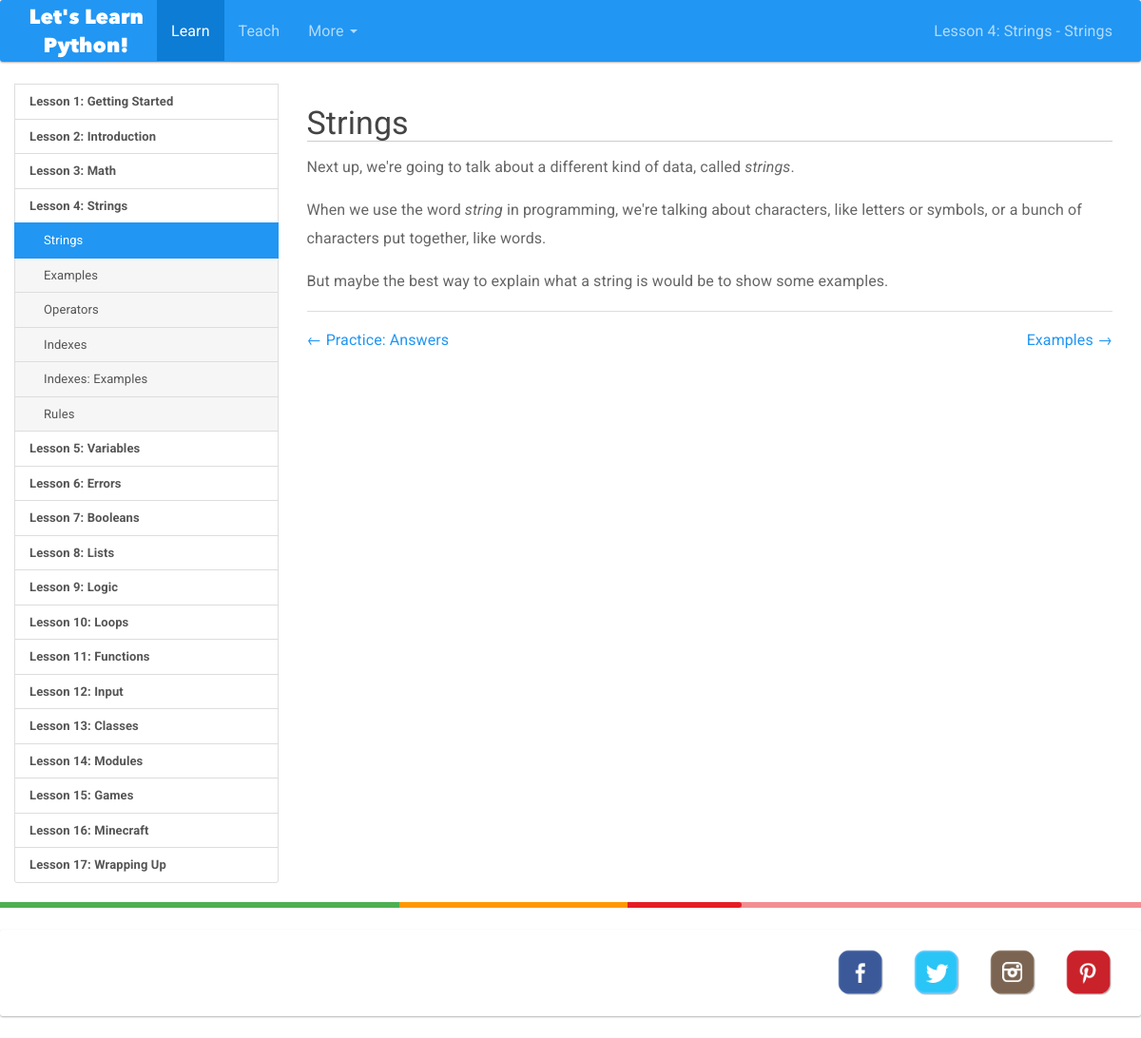
The app's page /learn/lesson/4/step/1/, older data.
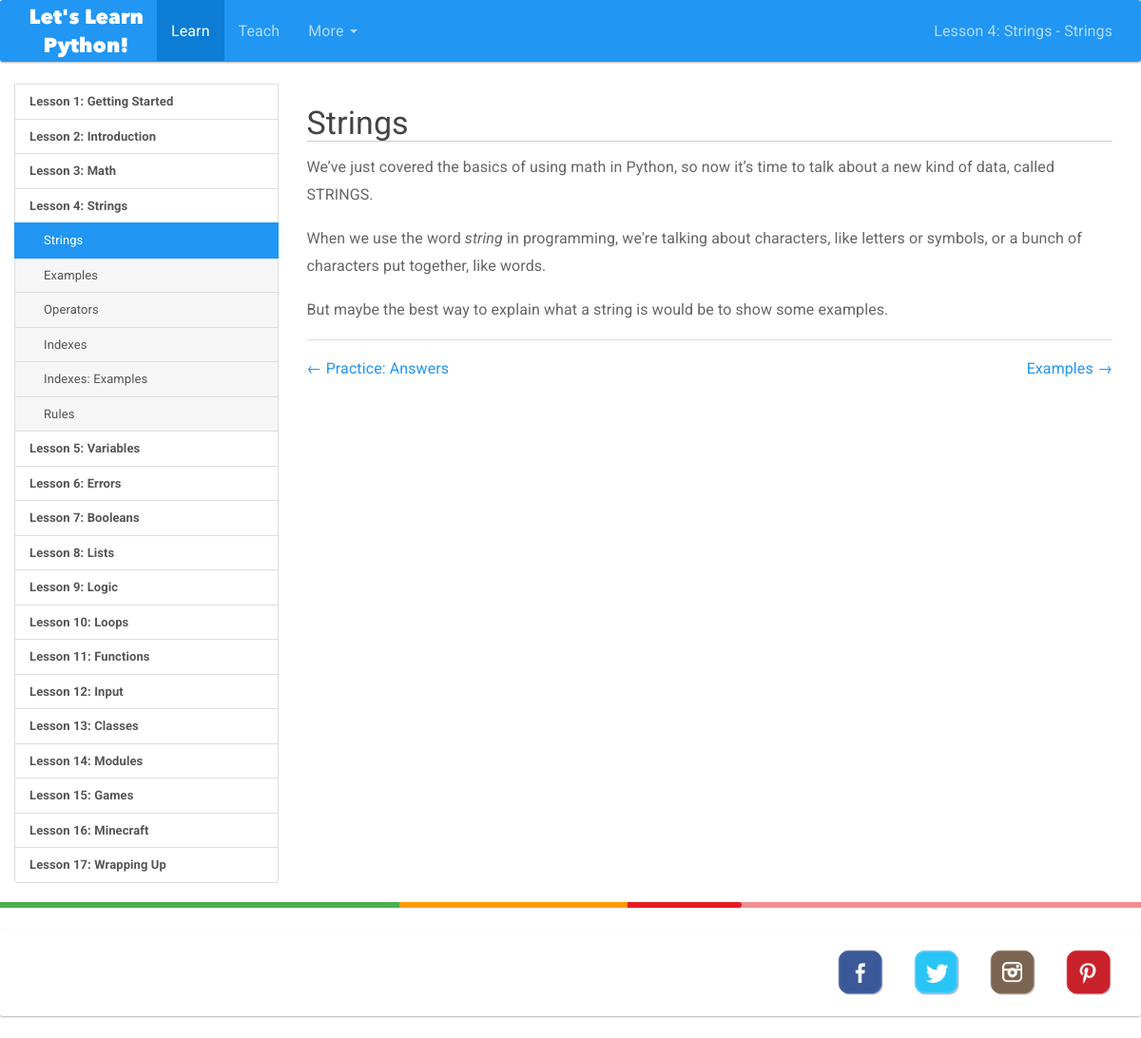
The same page, newer data.
### lessons/models.py (models this page shows, shortened)
class Step(models.Model):
    lesson = models.ForeignKey(Lesson)
    step_number = models.IntegerField()
    step_name = models.CharField(max_length=200)
    header_title = models.CharField(max_length=50, blank=True, null=True)
    image = models.CharField(max_length=200, blank=True, null=True)
    audiocast = models.CharField(max_length=200, blank=True, null=True)
    screencast = models.CharField(max_length=200, blank=True, null=True)
    description = models.TextField()

### lessons/views.py (the view)
# urls.py: url(r'^lesson/(?P<lesson_number>[0-9]+)/step/(?P<step_number>[0-9]+)/$', views.lesson_step, name='lesson_step_detail'),
def lesson_step(request, lesson_number, step_number):
    all_lessons = Lesson.objects.order_by('number')
    lesson = Lesson.objects.get(number=lesson_number)
    step = Step.objects.get(lesson=lesson.id, step_number=step_number)
    all_steps = Step.objects.filter(lesson=lesson.id).order_by('step_number')
    prev_lesson = None
    try:
        prev_lesson = Lesson.objects.get(number=int(lesson_number)-1)
    except:
        pass
    next_lesson = None
    try:
        next_lesson = Lesson.objects.get(number=int(lesson_number)+1)
    except:
        pass
    prev_step = None
    try:
        prev_step = Step.objects.get(lesson=lesson.id, step_number=int(step_number)-1)
    except:
        if prev_lesson:
            try:
                prev_step = Step.objects.filter(lesson=prev_lesson.id).order_by('-step_number')[0]
            except:
                pass
    next_step = None
    try:
        next_step = Step.objects.get(lesson=lesson.id, step_number=int(step_number)+1)
    except:
        if next_lesson:
            try:
                next_step = Step.objects.get(lesson=next_lesson.id, step_number=1)
            except:
                pass
    context = {
        'lesson': lesson,
        'lesson_list': all_lessons,
        'step': step,
        'step_list': all_steps,
        'prev_lesson': prev_lesson,
        'next_lesson': next_lesson,
        'prev_step': prev_step,
        'next_step': next_step,
    }
    return render(request, 'lessons/step.html', context)

### lessons/templates/lessons/step.html (shortened to what this page needs)
{% include "letslearnpython/common_head.html" %}
{% include "lessons/lessons_header.html" %}
<div class="yk-container container">
  <div class="row">
    <div class="list-group yk-container-nav col-sm-3">
      {% for item in lesson_list %}
        <a class="list-group-item yk-lesson-name" href="/learn/lesson/{{ item.number }}/step/1/">
          Lesson {{ item.number }}: {{ item.name }}
        </a>
        {% if item == lesson %}
          {% for item in step_list %}
            <a class='list-group-item yk-step-name {% if item == step %}active{% endif %}' href="/learn/lesson/{{ lesson.number }}/step/{{ item.step_number }}">
              {{ item.step_name }}
            </a>
          {% endfor %}
        {% endif %}
      {% endfor %}
    </div>
    <div class="yk-container-content col-sm-9">
      {% if step %}
        <h1 class="yk-page-title">{{ step.step_name }}</h1>
        {{ step.description | safe }}
      {% endif %}
      <div class="yk-step-navigation clearfix">
        {% if prev_step %}
          <a class="yk-step-navigation-prev" href="/learn/lesson/{{ prev_step.lesson.number }}/step/{{ prev_step.step_number }}">
            &larr; {{ prev_step.step_name }}
          </a>
        {% endif %}
        {% if next_step %}
          <a class="yk-step-navigation-next" href="/learn/lesson/{{ next_step.lesson.number }}/step/{{ next_step.step_number }}">
            {{ next_step.step_name }} &rarr;
          </a>
        {% endif %}
      </div>
    </div>
  </div>
</div>
{% include "letslearnpython/common_footer.html" %}

### lessons/templates/lessons/lessons_header.html (shortened to what this page needs)
{% load staticfiles %}
<header>
  <nav class="navbar navbar-inverse">
    <div class="container-fluid">
      <div class="navbar-header">
        <a href="/"><img src="{% static 'letslearnpython/images/site-header-logo.png' %}" alt="logo"></a>
      </div>
      <div class="collapse navbar-collapse" id="bs-example-navbar-collapse-2">
        <ul class="nav navbar-nav">
          <li class="active"><a href="/learn/">Learn</a></li>
          <li><a href="/teach/">Teach</a></li>
          <li class="dropdown">
            <a class="dropdown-toggle" data-toggle="dropdown" role="button"
             aria-haspopup="true" aria-expanded="false" href="#">
              More
              <span class="caret"></span>
           </a>
          </li>
        </ul>
        <ul class="nav navbar-nav navbar-right">
          {% if lesson %}
            <li>
              <a href="#">Lesson {{ lesson.number }}: {{ lesson.name }} - {{ step.step_name }}</a>
            </li>
          {% endif %}
        </ul>
      </div>
    </div>
  </nav>
</header>

Row changes from the older to the newer data that the page shows:
changed Step "Strings": description "Next up, we're going to talk about a different kind of data, called strings . When we use the…" → "We’ve just covered the basics of using math in Python, so now it’s time to talk about a new kind of data, called STRINGS. When we use the…"
